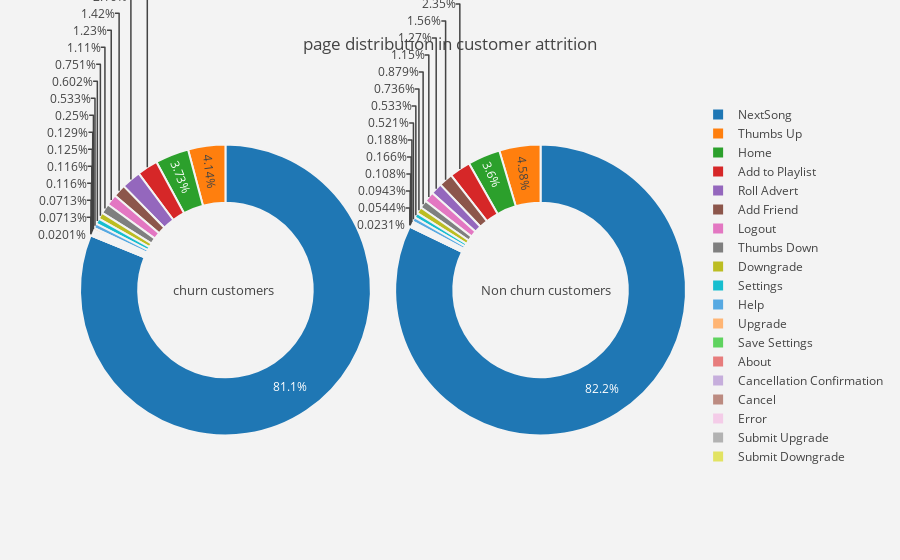

Write notebook code for a chart like this one.
### Code cell
plot_pie('page')

### Figure 1 — Plotly figure (JSON) as saved in the notebook; plotly's stock layout.template omitted (floating-point values rounded to 4 significant figures)
{"data": [{"domain": {"x": [0, 0.48]}, "hole": 0.6, "hoverinfo": "label+percent+name", "labels": ["NextSong", "Thumbs Up", "Home", "Add to Playlist", "Roll Advert", "Add Friend", "Logout", "Thumbs Down", "Downgrade", "Settings", "Help", "Upgrade", "Save Settings", "About", "Cancellation Confirmation", "Cancel", "Error", "Submit Upgrade", "Submit Downgrade"], "marker": {"line": {"color": "rgb(243,243,243)", "width": 2}}, "name": "Churn Customers", "type": "pie", "values": [36394, 1859, 1672, 1038, 967, 636, 553, 496, 337, 270, 239, 112, 58, 56, 52, 52, 32, 32, 9]}, {"domain": {"x": [0.52, 1]}, "hole": 0.6, "hoverinfo": "label+percent+name", "labels": ["NextSong", "Thumbs Up", "Home", "Add to Playlist", "Add Friend", "Roll Advert", "Logout", "Thumbs Down", "Downgrade", "Settings", "Help", "About", "Upgrade", "Save Settings", "Error", "Submit Upgrade", "Submit Downgrade"], "marker": {"line": {"color": "rgb(243,243,243)", "width": 2}}, "name": "Non churn customers", "type": "pie", "values": [191714, 10692, 8410, 5488, 3641, 2966, 2673, 2050, 1718, 1244, 1215, 439, 387, 252, 220, 127, 54]}], "layout": {"annotations": [{"font": {"size": 13}, "showarrow": false, "text": "churn customers", "x": 0.15, "y": 0.5}, {"font": {"size": 13}, "showarrow": false, "text": "Non churn customers", "x": 0.88, "y": 0.5}], "paper_bgcolor": "rgb(243,243,243)", "plot_bgcolor": "rgb(243,243,243)", "title": "page distribution in customer attrition "}}
